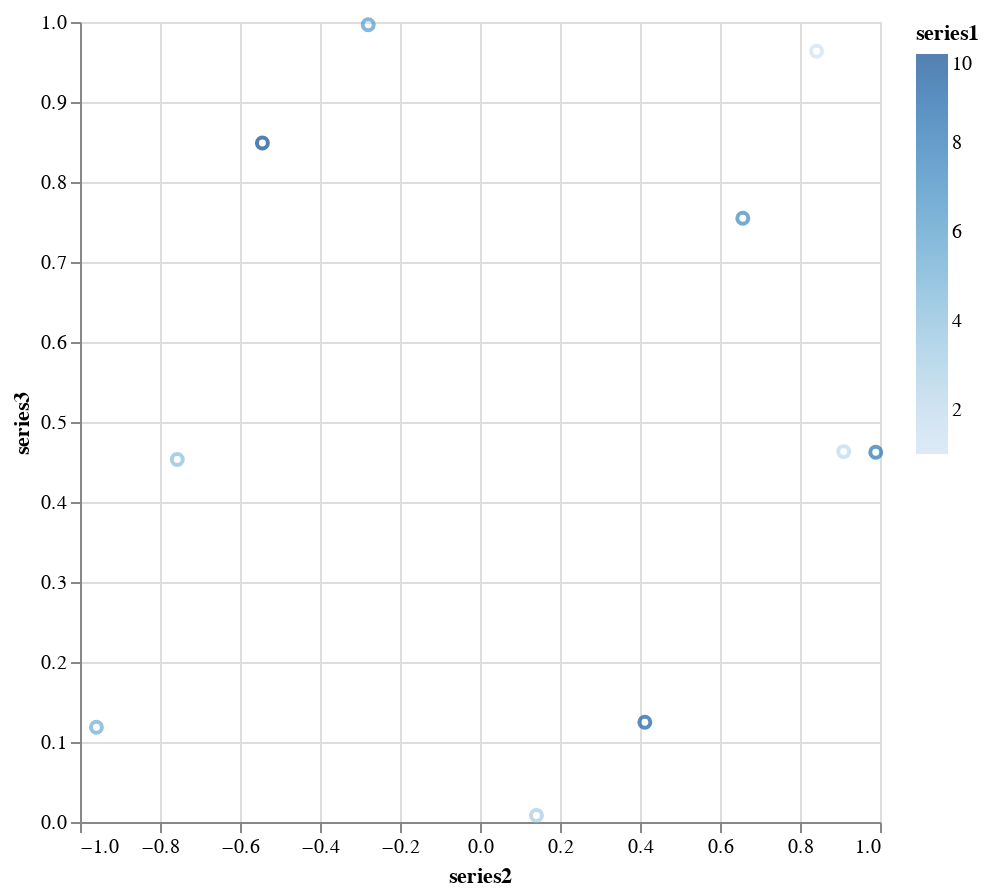

This figure's notebook cell:
### Code cell
df |>
@vlplot(
    :point,
    x= :series2,
    y= :series3,
    color=:series1,
    width=400,
    height=400
)

### Figure 1 — Vega-Lite specification as saved in the notebook (floating-point values rounded to 4 significant figures)
{"data": {"values": [{"series1": 1, "series2": 0.8415, "series3": 0.9635}, {"series1": 2, "series2": 0.9093, "series3": 0.463}, {"series1": 3, "series2": 0.1411, "series3": 0.00826}, {"series1": 4, "series2": -0.7568, "series3": 0.4531}, {"series1": 5, "series2": -0.9589, "series3": 0.1184}, {"series1": 6, "series2": -0.2794, "series3": 0.9965}, {"series1": 7, "series2": 0.657, "series3": 0.7547}, {"series1": 8, "series2": 0.9894, "series3": 0.4622}, {"series1": 9, "series2": 0.4121, "series3": 0.1247}, {"series1": 10, "series2": -0.544, "series3": 0.8487}]}, "encoding": {"color": {"field": "series1", "type": "quantitative"}, "x": {"field": "series2", "type": "quantitative"}, "y": {"field": "series3", "type": "quantitative"}}, "height": 400, "mark": "point", "width": 400}
